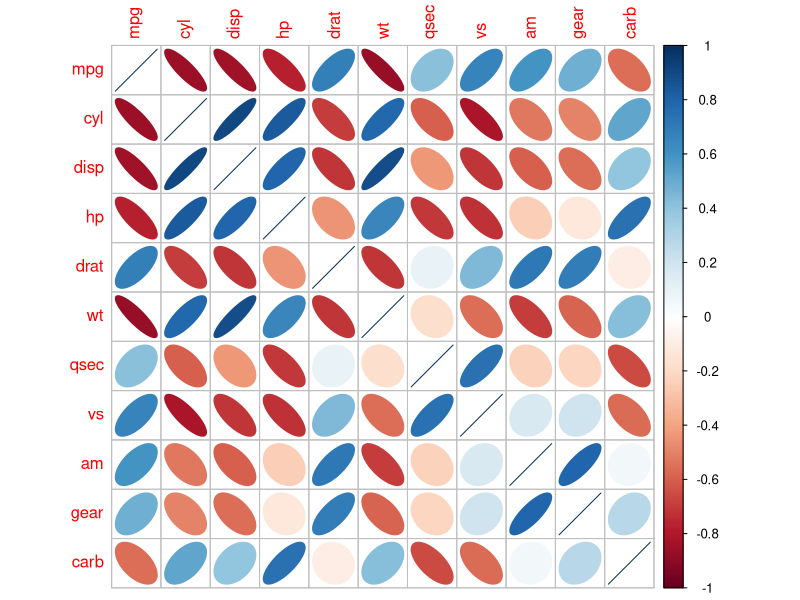
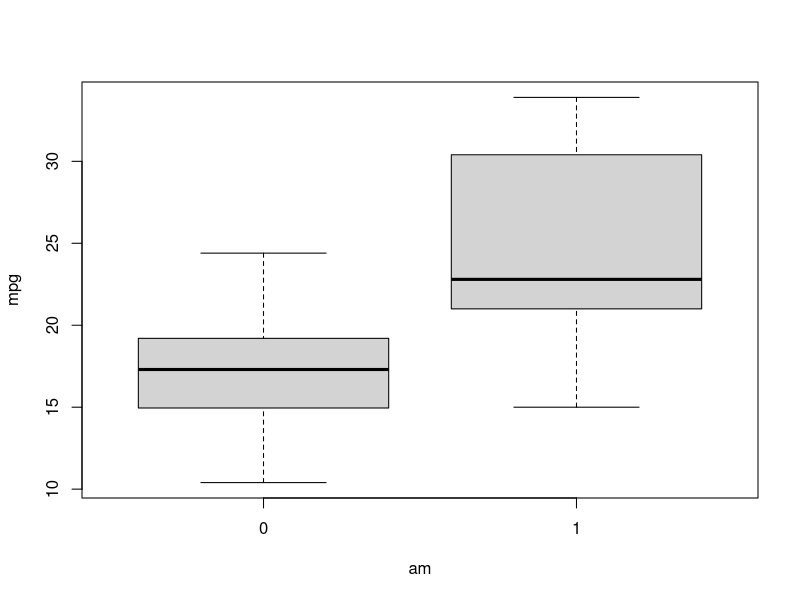
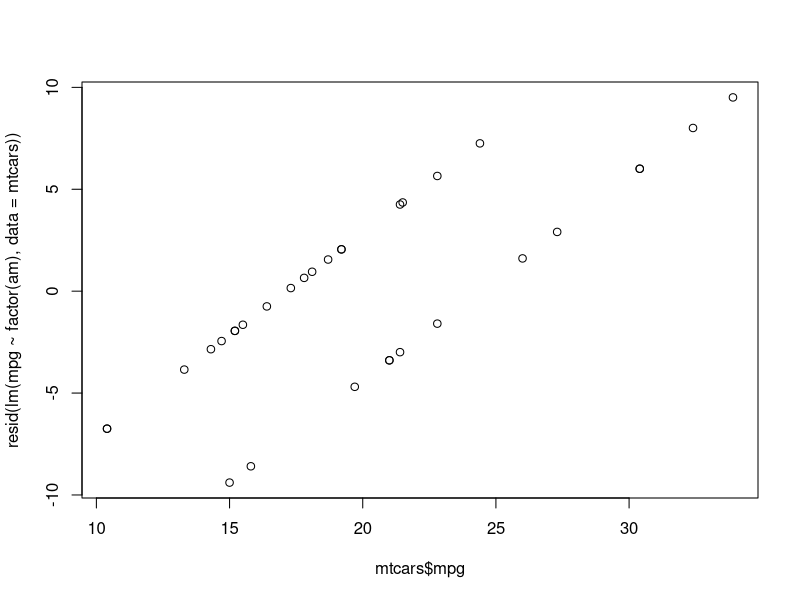
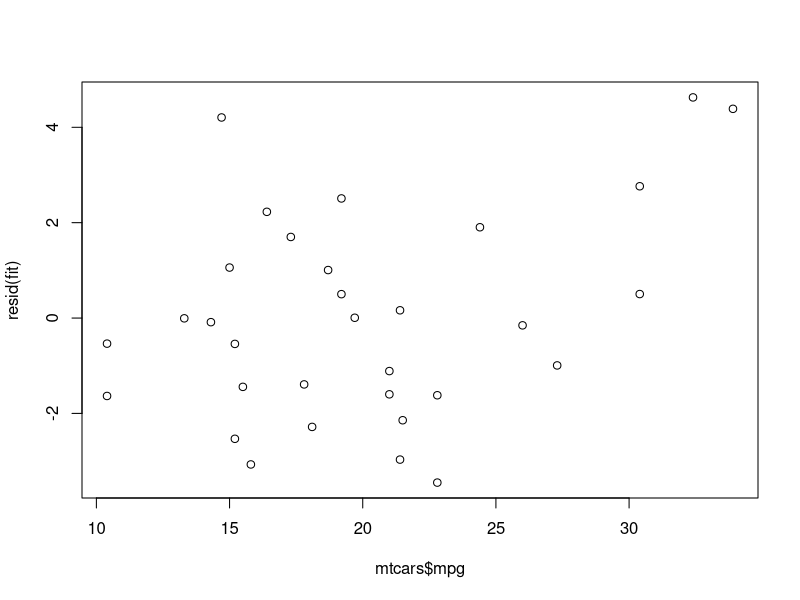
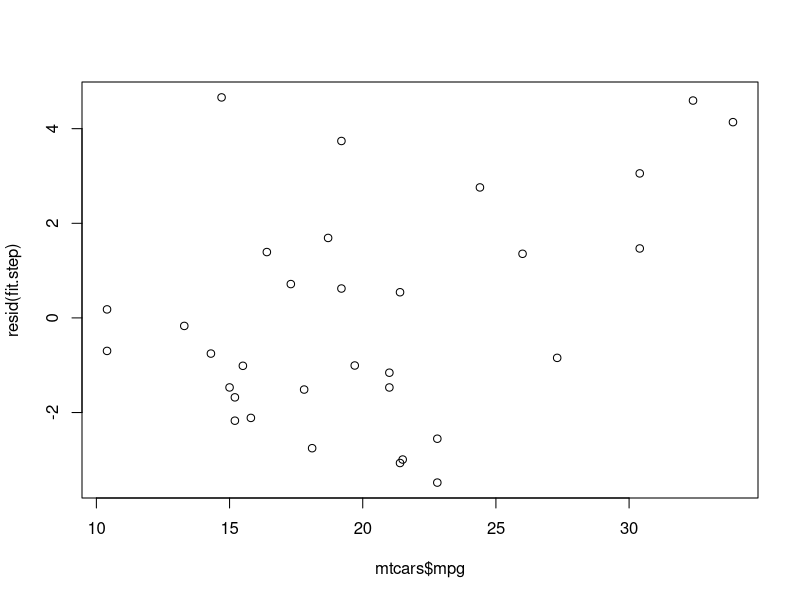
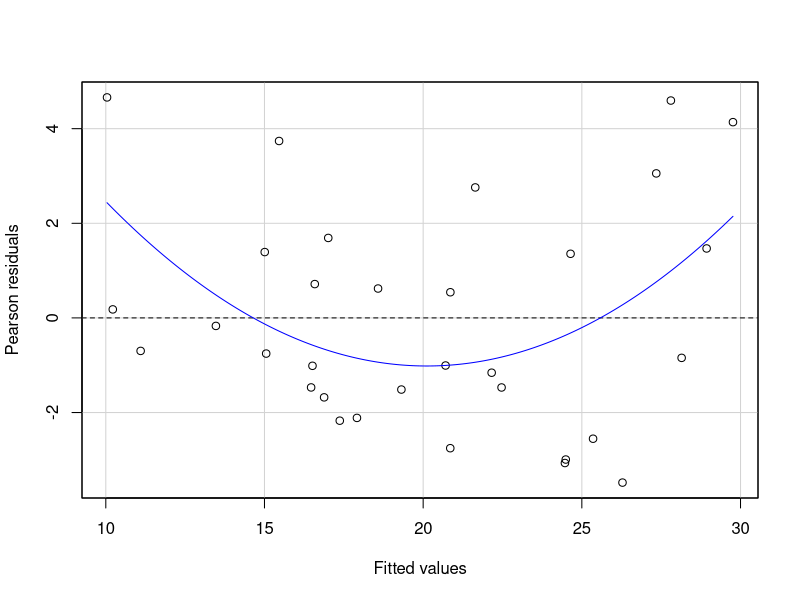
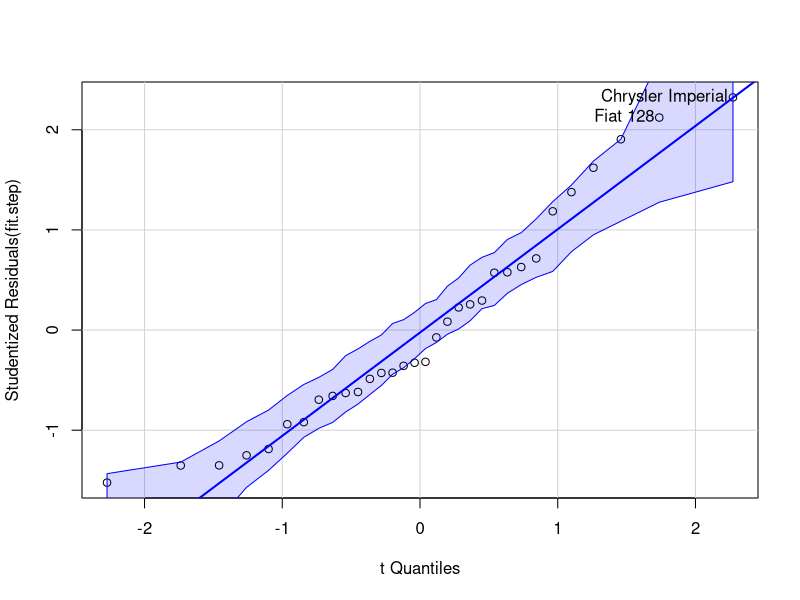

Generate these figures, in order, with R:
## ---- chunk 1
library(corrplot)
data(mtcars)

corrplot(cor(mtcars), method="ellipse")
## ---- chunk 2
boxplot(data = mtcars, mpg~am)

summary(mtcars$mpg[mtcars$am==0])
summary(mtcars$mpg[mtcars$am==1])
## ---- chunk 3
summary(lm(mpg ~ factor(am), data=mtcars)) #make sure to include factor()

plot(mtcars$mpg, resid(lm(mpg ~ factor(am), data=mtcars)))
#residualPlots(lm(mpg ~ factor(am), data=mtcars))
## ---- chunk 4
fit <- (lm(mpg ~ cyl+disp+hp+drat+wt+qsec+factor(vs)+factor(am)+gear+carb,
           data=mtcars))
summary(fit)
plot(mtcars$mpg, resid(fit))
## ---- chunk 5
library(MASS)

fit <- lm(mpg ~ cyl+disp+hp+drat+wt+qsec+factor(vs)+factor(am)+gear+carb, 
          data = mtcars)

fit.step <- stepAIC(fit, trace=FALSE)
summary(fit.step)
plot(mtcars$mpg, resid(fit.step))
## ---- chunk 6
library(car)
residualPlot(fit.step)
qqPlot(fit.step)
outlierTest(fit.step)

